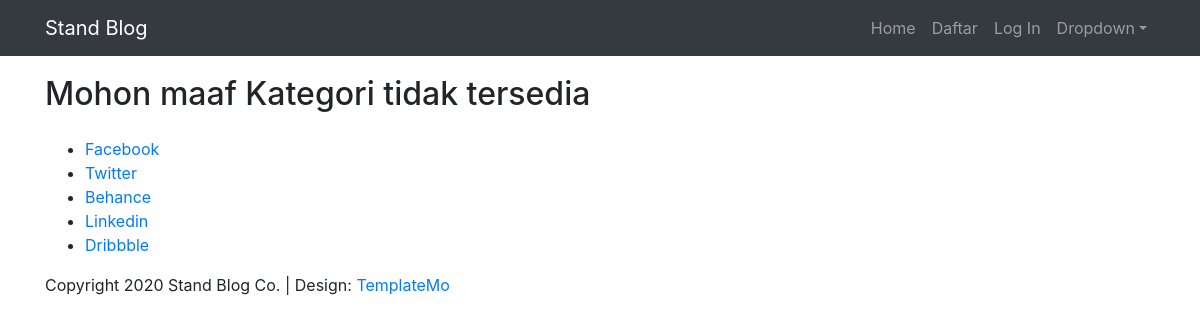
The app's page /category/berita/, older data.
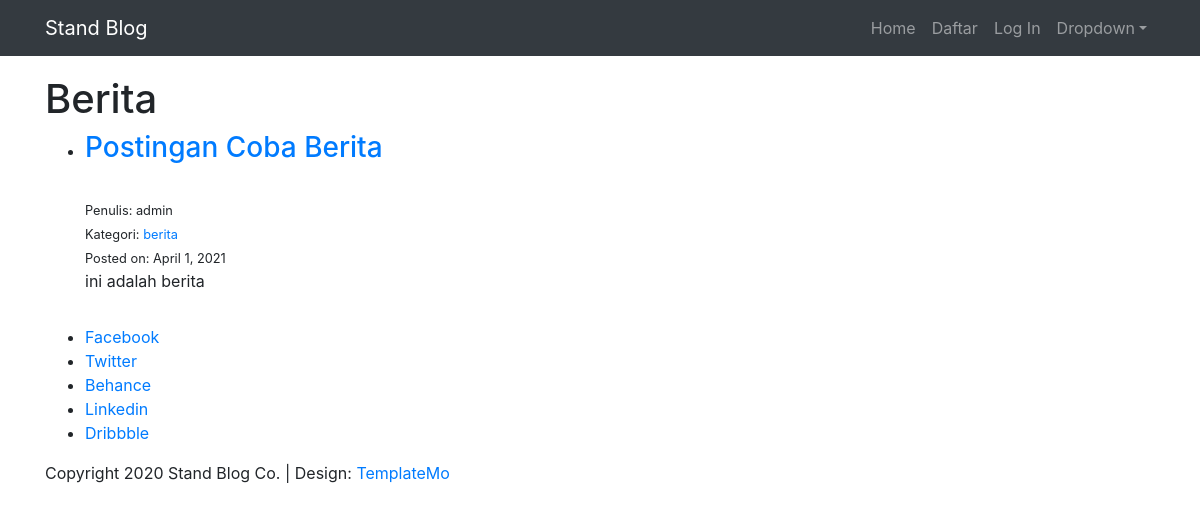
The same page, newer data.
### blog/models.py (models this page shows, shortened)
class Post(models.Model):
    judul = models.CharField(max_length=255)
    author = models.ForeignKey(User, on_delete=models.CASCADE)
    konten = models.TextField()
    pub_date = models.DateField(auto_now_add=True)
    kategori = models.CharField(max_length=255, default="uncategorized")

### blog/views.py (the view)
# urls.py: path('category/<str:cats>/', CategoryView, name='kategori'),
def CategoryView(request, cats):
    category_posts = Post.objects.filter(kategori=cats.replace('-', ' '))
    return render(request, 'blog/categories.html', {'cats':cats.title().replace('-', ' '), 'category_posts':category_posts })

### blog/templates/blog/categories.html (shortened to what this page needs)
{% extends 'base.html' %}
{% block content %}
{% if category_posts %}
<h1>{{cats}}</h1>
    <ul>
        {% for post in category_posts %}
        <li>
        <h3><a href="{% url 'detail-artikel' post.pk %}">{{ post.judul }}</a></h3>
        <br>
        <small>Penulis: {{ post.author }}
        <br>
        Kategori: <a href="{% url 'kategori' post.kategori %}">{{ post.kategori }}</a>
        <br>
        Posted on: {{ post.pub_date }}</small>
        <br>
        {{ post.konten|slice:":250"|safe }}
        <br>
        </li>
        {% endfor %}
    </ul>
{% else %}
<h2>Mohon maaf Kategori tidak tersedia</h2>
{% endif %}
{% endblock content %}

Row changes from the older to the newer data that the page shows:
added Post: kategori "Berita", judul "Postingan Coba Berita", author "admin", kategori "berita", pub_date "April 1, 2021", konten "ini adalah berita"
Text that changed along with them:
text no longer shown: "Mohon maaf Kategori tidak tersedia"
